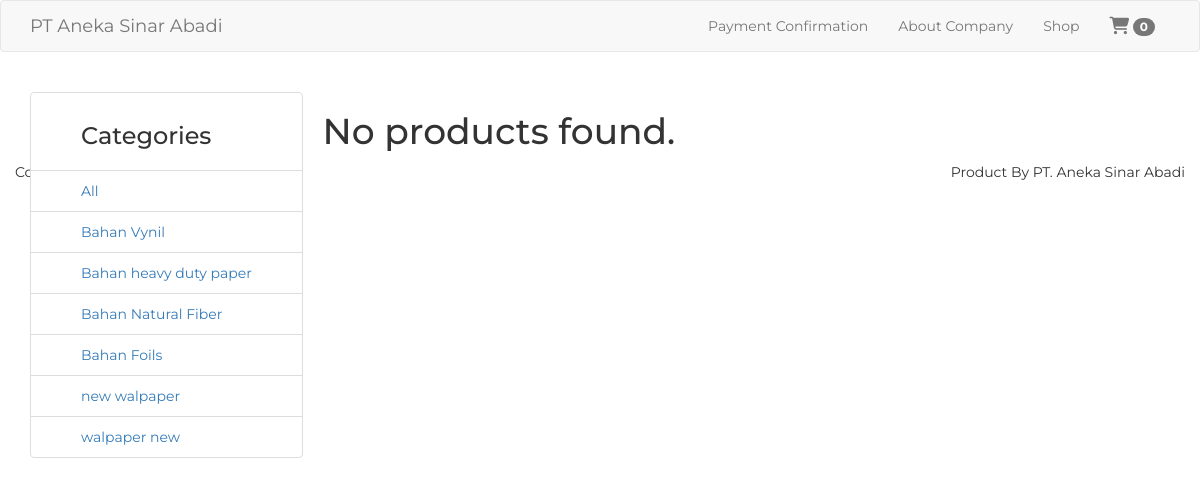
/shop/category/10, run on the app's committed database.
### tables this page shows
CREATE TABLE `category` (
  `id` int(11) NOT NULL,
  `name` varchar(255) NOT NULL,
  `description` text NOT NULL,
  `created_at` timestamp NOT NULL DEFAULT CURRENT_TIMESTAMP
);

### application/core/MY_Controller.php (called while the page is built, shortened)
<?php
class MY_Controller extends CI_Controller {
	public function render_shop($view, $data=NULL) {
		$this->load->view('shop/layout', ['view' => $view, 'data' => $data]);
	}
}

### application/controllers/shop/Product.php (called while the page is built, shortened)
<?php
class Product extends MY_Controller {
	public function category($category_id) {
		$data['title'] = 'Product List';
		$data['categories'] = $this->m_category->get_all();
		$data['products'] = $this->m_product->get_where('product.active = 1 AND product.category_id = '.$category_id);
		$this->render_shop('shop/products/index', $data);
	}
}

### index.php (called while the page is built, shortened)
<?php
require_once BASEPATH.'core/CodeIgniter.php';

### application/models/Category_model.php (called while the page is built, shortened)
<?php
class Category_model extends CI_Model {
	public function get_all() {
		$query = $this->db->get('category');
		if ($query->num_rows() > 0) {
			return $query->result();
		}
		return false;
	}
}

### application/views/shop/products/index.php (the view)
<div class="row">
	<div class="col-md-3">
		<ul class="list-group category-box">
			<li class="list-group-item"><h3>Categories</h3></li>
			<li class="list-group-item">
				<a href="<?php echo site_url('shop') ?>">All</a>
			</li>
		  <?php foreach ($categories as $category): ?>
				<li class="list-group-item">
					<a href="<?php echo site_url('shop/category/'.$category->id) ?>"><?php echo $category->name ?></a>
				</li>
			<?php endforeach ?>
		</ul>
	</div>
	<div class="col-md-9">
		<?php if ($products): ?>
			<?php foreach ($products as $product): ?>
				<div class="col-sm-4 col-xs-6">
					<a href="<?php echo site_url('shop/product/detail/'.$product->id) ?>" class="product-link">
						<div class="panel panel-default">
						  <div class="panel-body product-box">
						  	<div class="product-box-img">
						    	<img src="<?php echo PRODUCT_IMG_BASE_URL.$product->img ?>" alt="<?php echo $product->name ?>" class="img-responsive">
						    </div>
						    <div class="product-box-info">
						    	<div class="product-box-info__content">
								    <h6><?php echo word_limiter($product->name, 10) ?></h6>
								    <h5 class="product-price">Rp <?php echo number_format($product->retail_price) ?></h5>
								    <?php echo form_open('shop/cart/add', ['class' => 'form-inline']); ?>
											<?php echo form_hidden('stock', $product->stock); ?>
											<?php echo form_hidden('id', $product->id); ?>
											<?php echo form_hidden('price', $product->retail_price); ?>
											<?php echo form_hidden('name', $product->name); ?>
											<?php echo form_hidden('img', $product->img); ?>
											<?php echo form_hidden('stock', $product->stock); ?>
											<?php echo form_hidden('qty', 1); ?>
										  <button type="submit" class="btn btn-success btn-block">Add To Cart</button>
										<?php echo form_close(); ?>
							    </div>
						    </div>
						  </div>
						</div>
					</a>
				</div>
			<?php endforeach ?>
		<?php else: ?>
			<h1>No products found.</h1>
		<?php endif ?>
	</div>
</div>

### assets/css/shop.css (style rules this page uses)
html, body { font-family: 'Montserrat', sans-serif; }
body { padding-bottom: 20px; }
@media (min-width: 992px) { .category-box { position: fixed; } }
@media (min-width: 992px) { ul.category-box li { padding-left: 50px; padding-right: 50px; } }

### data on the page
category: name "Bahan Vynil"
category: name "Bahan heavy duty paper"
category: name "Bahan Natural Fiber"
category: name "Bahan Foils"
category: name "new walpaper"
category: name "walpaper new"

### other printed values
$this->cart->total_items() "0"
